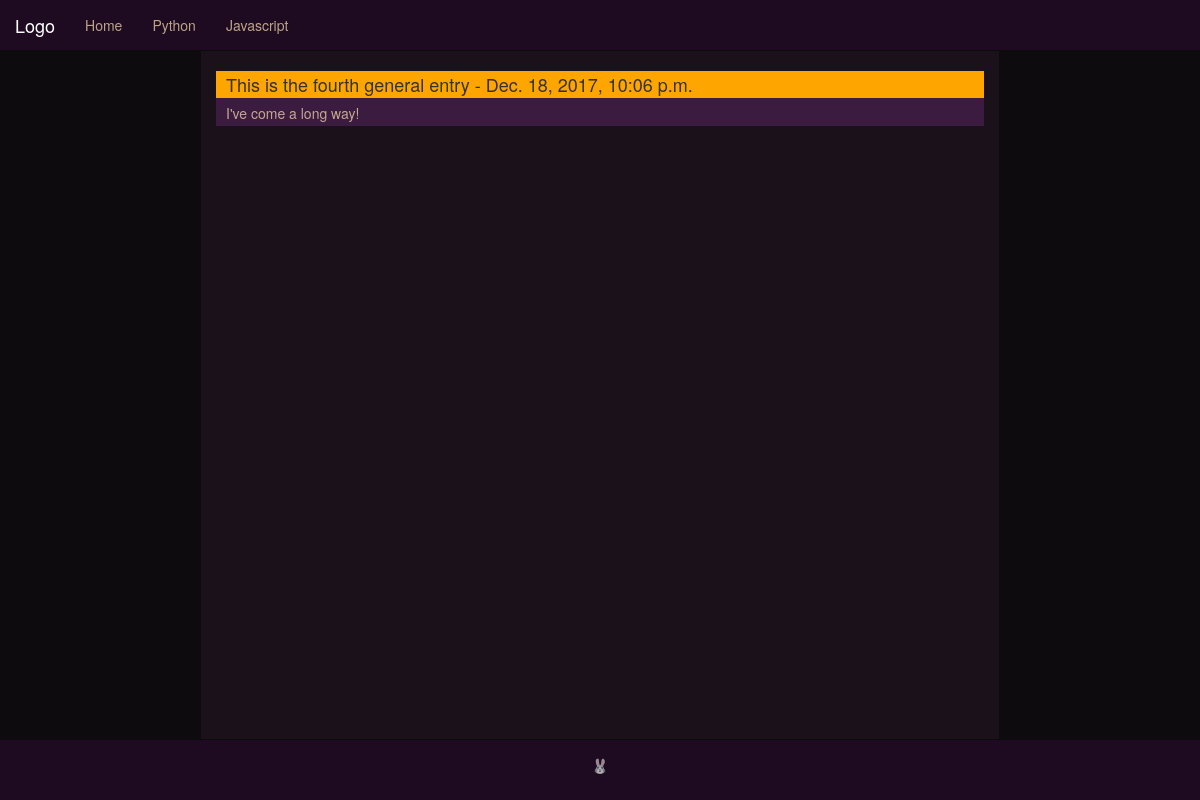
The page /entries/4/ on the database its author committed.
### main_site/models.py (models this page shows, shortened)
class Entry(models.Model):
    date_added = models.DateTimeField(auto_now_add=True)
    title = models.CharField(max_length=108)
    text = models.TextField()
    class Meta:
        verbose_name_plural = 'entries'

### main_site/views.py (the view)
# urls.py: url(r'^entries/(?P<entry_id>\d+)/$', views.entry, name='entry'),
def entry(request, entry_id):
    entry = Entry.objects.get(id=entry_id)
    context = {'entry':entry}
    return render(request, 'main_site/entry.html', context)

### main_site/templates/main_site/entry.html (shortened to what this page needs)
{% extends "main_site/base.html" %}
{% load bootstrap3 %} {% load static %}
{% block content %}
<head>
</head>
<body>
    <div id = "entry_container">
            <div class = "index_entry">
                <h4> {{ entry.title }} - {{ entry.date_added}} </h4>
                <p>{{ entry.text }}</p>
            </div>
    </div>
</body>
{% endblock content %}

### main_site/static/css/main.css (style rules this page uses)
html { height: 100%; }
body { height: 100%; padding: 0px; margin: 0px; }

### main_site/static/css/index.css (style rules this page uses)
.index_entry { margin-bottom: 5px; }
.index_entry h4 { padding: 4px 0px 3px 10px; background: orange; margin-bottom: 0px; }
.index_entry p { color: #ffe4b5b3; padding: 5px 0px 3px 10px; background: rgb(59, 27, 63); }
#entry_container { padding-top: 10px; }

### rows shown on the page
Entry: title "This is the fourth general entry", date_added "Dec. 18, 2017, 10:06 p.m.", text "I've come a long way!"
